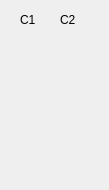
   <widget class="QWidget" name="tab_8">
    <attribute name="title">
     <string>Status</string>
    </attribute>
    <widget class="caByte" name="cabyte_6">
     <property name="geometry">
      <rect>
       <x>5</x>
       <y>30</y>
       <width>20</width>
       <height>151</height>
      </rect>
     </property>
     <property name="toolTip">
      <string>&lt;html&gt;&lt;head/&gt;&lt;body&gt;&lt;p&gt;&lt;span style=&quot; font-family:'sans-serif';&quot;&gt;Bit 0: Ready to switch on &lt;/span&gt;&lt;/p&gt;&lt;p&gt;&lt;span style=&quot; font-family:'sans-serif';&quot;&gt;Bit 1: Switched on &lt;/span&gt;&lt;/p&gt;&lt;p&gt;&lt;span style=&quot; font-family:'sans-serif';&quot;&gt;Bit 2: Operation enabled &lt;/span&gt;&lt;/p&gt;&lt;p&gt;&lt;span style=&quot; font-family:'sans-serif';&quot;&gt;Bit 3: Fault &lt;/span&gt;&lt;/p&gt;&lt;p&gt;&lt;span style=&quot; font-family:'sans-serif';&quot;&gt;Bit 4: reserved &lt;/span&gt;&lt;/p&gt;&lt;p&gt;&lt;span style=&quot; font-family:'sans-serif';&quot;&gt;Bit 5: Quick stop (inverse) &lt;/span&gt;&lt;/p&gt;&lt;p&gt;&lt;span style=&quot; font-family:'sans-serif';&quot;&gt;Bit 6: Switch on disabled &lt;/span&gt;&lt;/p&gt;&lt;p&gt;&lt;span style=&quot; font-family:'sans-serif';&quot;&gt;Bit 7: Warning &lt;/span&gt;&lt;/p&gt;&lt;p&gt;&lt;span style=&quot; font-family:'sans-serif';&quot;&gt;Bit 8 + 9: reserved &lt;/span&gt;&lt;/p&gt;&lt;p&gt;&lt;span style=&quot; font-family:'sans-serif';&quot;&gt;Bit 10: TxPDOToggle (selection/deselection via 0x8010:01) &lt;/span&gt;&lt;/p&gt;&lt;p&gt;&lt;span style=&quot; font-family:'sans-serif';&quot;&gt;Bit 11: Internal limit active &lt;/span&gt;&lt;/p&gt;&lt;p&gt;&lt;span style=&quot; font-family:'sans-serif';&quot;&gt;Bit 12: (Target value ignored) &lt;/span&gt;&lt;/p&gt;&lt;p&gt;&lt;span style=&quot; font-family:'sans-serif';&quot;&gt;Bit 13 - 15: reserved&lt;/span&gt;&lt;/p&gt;&lt;/body&gt;&lt;/html&gt;</string>
     </property>
     <property name="channel" stdset="0">
      <string notr="true">$(IOC):m$(MasterID)s$(SlaveID)-Drv02-Stat</string>
     </property>
     <property name="endBit">
      <number>15</number>
     </property>
    </widget>
    <widget class="caByte" name="cabyte_10">
     <property name="geometry">
      <rect>
       <x>40</x>
       <y>30</y>
       <width>20</width>
       <height>151</height>
      </rect>
     </property>
     <property name="toolTip">
      <string>&lt;html&gt;&lt;head/&gt;&lt;body&gt;&lt;p&gt;&lt;span style=&quot; font-family:'sans-serif';&quot;&gt;Bit 0: Ready to switch on &lt;/span&gt;&lt;/p&gt;&lt;p&gt;&lt;span style=&quot; font-family:'sans-serif';&quot;&gt;Bit 1: Switched on &lt;/span&gt;&lt;/p&gt;&lt;p&gt;&lt;span style=&quot; font-family:'sans-serif';&quot;&gt;Bit 2: Operation enabled &lt;/span&gt;&lt;/p&gt;&lt;p&gt;&lt;span style=&quot; font-family:'sans-serif';&quot;&gt;Bit 3: Fault &lt;/span&gt;&lt;/p&gt;&lt;p&gt;&lt;span style=&quot; font-family:'sans-serif';&quot;&gt;Bit 4: reserved &lt;/span&gt;&lt;/p&gt;&lt;p&gt;&lt;span style=&quot; font-family:'sans-serif';&quot;&gt;Bit 5: Quick stop (inverse) &lt;/span&gt;&lt;/p&gt;&lt;p&gt;&lt;span style=&quot; font-family:'sans-serif';&quot;&gt;Bit 6: Switch on disabled &lt;/span&gt;&lt;/p&gt;&lt;p&gt;&lt;span style=&quot; font-family:'sans-serif';&quot;&gt;Bit 7: Warning &lt;/span&gt;&lt;/p&gt;&lt;p&gt;&lt;span style=&quot; font-family:'sans-serif';&quot;&gt;Bit 8 + 9: reserved &lt;/span&gt;&lt;/p&gt;&lt;p&gt;&lt;span style=&quot; font-family:'sans-serif';&quot;&gt;Bit 10: TxPDOToggle (selection/deselection via 0x8010:01) &lt;/span&gt;&lt;/p&gt;&lt;p&gt;&lt;span style=&quot; font-family:'sans-serif';&quot;&gt;Bit 11: Internal limit active &lt;/span&gt;&lt;/p&gt;&lt;p&gt;&lt;span style=&quot; font-family:'sans-serif';&quot;&gt;Bit 12: (Target value ignored) &lt;/span&gt;&lt;/p&gt;&lt;p&gt;&lt;span style=&quot; font-family:'sans-serif';&quot;&gt;Bit 13 - 15: reserved&lt;/span&gt;&lt;/p&gt;&lt;/body&gt;&lt;/html&gt;</string>
     </property>
     <property name="channel" stdset="0">
      <string notr="true">$(IOC):m$(MasterID)s$(SlaveID)-Drv02-Cmd-RB</string>
     </property>
     <property name="endBit">
      <number>15</number>
     </property>
    </widget>
    <widget class="caByte" name="cabyte_11">
     <property name="geometry">
      <rect>
       <x>80</x>
       <y>30</y>
       <width>20</width>
       <height>151</height>
      </rect>
     </property>
     <property name="toolTip">
      <string>&lt;html&gt;&lt;head/&gt;&lt;body&gt;&lt;p&gt;&lt;span style=&quot; font-family:'sans-serif';&quot;&gt;Bit 0: Ready to switch on &lt;/span&gt;&lt;/p&gt;&lt;p&gt;&lt;span style=&quot; font-family:'sans-serif';&quot;&gt;Bit 1: Switched on &lt;/span&gt;&lt;/p&gt;&lt;p&gt;&lt;span style=&quot; font-family:'sans-serif';&quot;&gt;Bit 2: Operation enabled &lt;/span&gt;&lt;/p&gt;&lt;p&gt;&lt;span style=&quot; font-family:'sans-serif';&quot;&gt;Bit 3: Fault &lt;/span&gt;&lt;/p&gt;&lt;p&gt;&lt;span style=&quot; font-family:'sans-serif';&quot;&gt;Bit 4: reserved &lt;/span&gt;&lt;/p&gt;&lt;p&gt;&lt;span style=&quot; font-family:'sans-serif';&quot;&gt;Bit 5: Quick stop (inverse) &lt;/span&gt;&lt;/p&gt;&lt;p&gt;&lt;span style=&quot; font-family:'sans-serif';&quot;&gt;Bit 6: Switch on disabled &lt;/span&gt;&lt;/p&gt;&lt;p&gt;&lt;span style=&quot; font-family:'sans-serif';&quot;&gt;Bit 7: Warning &lt;/span&gt;&lt;/p&gt;&lt;p&gt;&lt;span style=&quot; font-family:'sans-serif';&quot;&gt;Bit 8 + 9: reserved &lt;/span&gt;&lt;/p&gt;&lt;p&gt;&lt;span style=&quot; font-family:'sans-serif';&quot;&gt;Bit 10: TxPDOToggle (selection/deselection via 0x8010:01) &lt;/span&gt;&lt;/p&gt;&lt;p&gt;&lt;span style=&quot; font-family:'sans-serif';&quot;&gt;Bit 11: Internal limit active &lt;/span&gt;&lt;/p&gt;&lt;p&gt;&lt;span style=&quot; font-family:'sans-serif';&quot;&gt;Bit 12: (Target value ignored) &lt;/span&gt;&lt;/p&gt;&lt;p&gt;&lt;span style=&quot; font-family:'sans-serif';&quot;&gt;Bit 13 - 15: reserved&lt;/span&gt;&lt;/p&gt;&lt;/body&gt;&lt;/html&gt;</string>
     </property>
     <property name="channel" stdset="0">
      <string notr="true">$(IOC):m$(MasterID)s$(SlaveID)-Drv02-Cmd2-RB</string>
     </property>
     <property name="endBit">
      <number>15</number>
     </property>
    </widget>
    <widget class="caLabel" name="calabel_31">
     <property name="geometry">
      <rect>
       <x>60</x>
       <y>10</y>
       <width>40</width>
       <height>20</height>
      </rect>
     </property>
     <property name="minimumSize">
      <size>
       <width>40</width>
       <height>10</height>
      </size>
     </property>
     <property name="text">
      <string>C2</string>
     </property>
    </widget>
    <widget class="caLabel" name="calabel_36">
     <property name="geometry">
      <rect>
       <x>-20</x>
       <y>10</y>
       <width>40</width>
       <height>20</height>
      </rect>
     </property>
     <property name="minimumSize">
      <size>
       <width>40</width>
       <height>10</height>
      </size>
     </property>
     <property name="text">
      <string>S</string>
     </property>
    </widget>
    <widget class="caLabel" name="calabel_37">
     <property name="geometry">
      <rect>
       <x>20</x>
       <y>10</y>
       <width>40</width>
       <height>20</height>
      </rect>
     </property>
     <property name="minimumSize">
      <size>
       <width>40</width>
       <height>10</height>
      </size>
     </property>
     <property name="text">
      <string>C1</string>
     </property>
    </widget>
   </widget>
